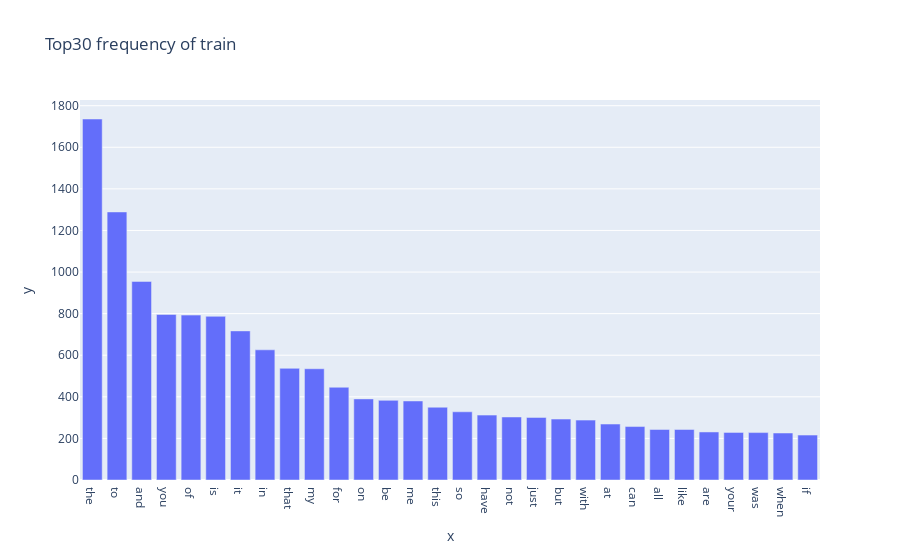
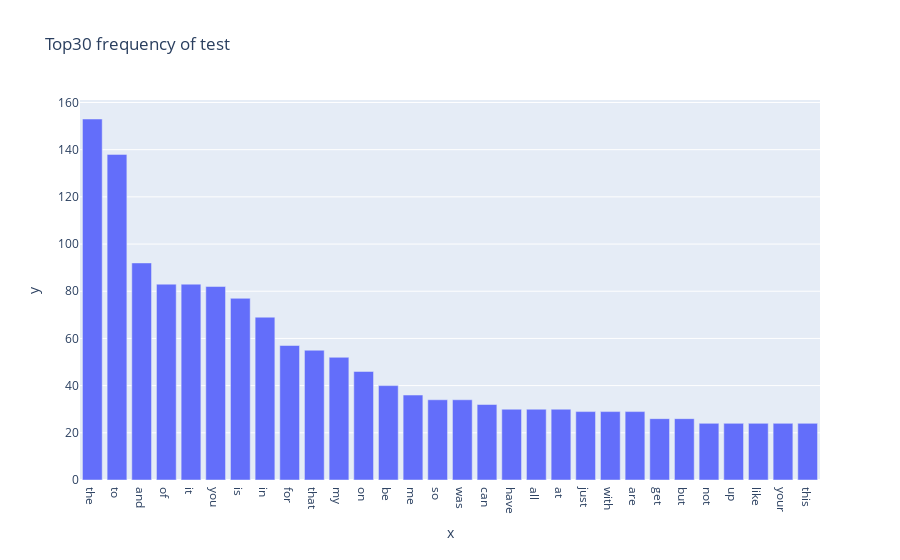

Source (notebook cell) for these figures, in order:
### Markdown cell above
---
### ** >>> Exercise 1 (Take home): **  
Plot word frequency for Top 30 words in both train and test dataset. (Hint: refer to DM lab 1)

### Code cell
# Answer here
from sklearn.feature_extraction.text import CountVectorizer
import pandas as pd
import plotly.express as px
import numpy as np

count_vect_train = CountVectorizer()
X_counts_train = count_vect_train.fit_transform(train_df.text)
count_vect_test = CountVectorizer()
X_counts_test = count_vect_test.fit_transform(test_df.text)

train_feature = count_vect_train.get_feature_names_out()
test_feature = count_vect_test.get_feature_names_out()

term_frequencies_train = np.asarray(X_counts_train.sum(axis=0))
term_frequencies_test = np.asarray(X_counts_test.sum(axis=0))

data_train = {'frequency':term_frequencies_train.ravel(), 'feature':train_feature}
data_test = {'frequency':term_frequencies_test.ravel(), 'feature':test_feature}
data_train_df = pd.DataFrame(data=data_train)
data_test_df = pd.DataFrame(data=data_test)

data_train_df.sort_values(by=['frequency'], ascending=False, inplace=True, ignore_index=True)
data_test_df.sort_values(by=['frequency'], ascending=False, inplace=True, ignore_index=True)

fig_train = px.bar(x=data_train_df[:30].feature, y=data_train_df[:30].frequency, title='Top30 frequency of train')
fig_train.show()  
fig_test = px.bar(x=data_test_df[:30].feature, y=data_test_df[:30].frequency, title='Top30 frequency of test')
fig_test.show()

### Figure 1 — Plotly figure (JSON) as saved in the notebook; plotly's stock layout.template omitted (floating-point values rounded to 4 significant figures)
{"data": [{"alignmentgroup": "True", "hovertemplate": "x=%{x}<br>y=%{y}<extra></extra>", "legendgroup": "", "marker": {"color": "#636efa", "pattern": {"shape": ""}}, "name": "", "offsetgroup": "", "orientation": "v", "showlegend": false, "textposition": "auto", "type": "bar", "x": ["the", "to", "and", "you", "of", "is", "it", "in", "that", "my", "for", "on", "be", "me", "this", "so", "have", "not", "just", "but", "with", "at", "can", "all", "like", "are", "your", "was", "when", "if"], "xaxis": "x", "y": [1736, 1289, 955, 796, 793, 787, 717, 626, 537, 535, 446, 390, 383, 380, 350, 328, 312, 303, 301, 293, 288, 269, 257, 243, 243, 231, 229, 228, 226, 216], "yaxis": "y"}], "layout": {"barmode": "relative", "legend": {"tracegroupgap": 0}, "title": {"text": "Top30 frequency of train"}, "xaxis": {"anchor": "y", "domain": [0, 1], "title": {"text": "x"}}, "yaxis": {"anchor": "x", "domain": [0, 1], "title": {"text": "y"}}}}

### Figure 2 — Plotly figure (JSON) as saved in the notebook; plotly's stock layout.template omitted (floating-point values rounded to 4 significant figures)
{"data": [{"alignmentgroup": "True", "hovertemplate": "x=%{x}<br>y=%{y}<extra></extra>", "legendgroup": "", "marker": {"color": "#636efa", "pattern": {"shape": ""}}, "name": "", "offsetgroup": "", "orientation": "v", "showlegend": false, "textposition": "auto", "type": "bar", "x": ["the", "to", "and", "of", "it", "you", "is", "in", "for", "that", "my", "on", "be", "me", "so", "was", "can", "have", "all", "at", "just", "with", "are", "get", "but", "not", "up", "like", "your", "this"], "xaxis": "x", "y": [153, 138, 92, 83, 83, 82, 77, 69, 57, 55, 52, 46, 40, 36, 34, 34, 32, 30, 30, 30, 29, 29, 29, 26, 26, 24, 24, 24, 24, 24], "yaxis": "y"}], "layout": {"barmode": "relative", "legend": {"tracegroupgap": 0}, "title": {"text": "Top30 frequency of test"}, "xaxis": {"anchor": "y", "domain": [0, 1], "title": {"text": "x"}}, "yaxis": {"anchor": "x", "domain": [0, 1], "title": {"text": "y"}}}}
